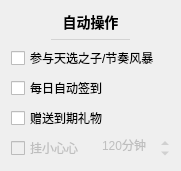
           <widget class="QWidget" name="autoOperatorSettingsCard" native="true">
            <property name="geometry">
             <rect>
              <x>370</x>
              <y>490</y>
              <width>181</width>
              <height>161</height>
             </rect>
            </property>
            <property name="styleSheet">
             <string notr="true">#autoOperatorSettingsCard
{
	background: #f7f7ff;
	border: none;
	border-radius: 5px;
}</string>
            </property>
            <layout class="QVBoxLayout" name="verticalLayout_39">
             <item>
              <widget class="QLabel" name="label_26">
               <property name="sizePolicy">
                <sizepolicy hsizetype="Preferred" vsizetype="Fixed">
                 <horstretch>0</horstretch>
                 <verstretch>0</verstretch>
                </sizepolicy>
               </property>
               <property name="styleSheet">
                <string notr="true">font-size: 14px;
font-weight: 500;</string>
               </property>
               <property name="text">
                <string>自动操作</string>
               </property>
               <property name="alignment">
                <set>Qt::AlignCenter</set>
               </property>
              </widget>
             </item>
             <item>
              <widget class="QWidget" name="widget_21" native="true">
               <property name="minimumSize">
                <size>
                 <width>0</width>
                 <height>1</height>
                </size>
               </property>
               <property name="maximumSize">
                <size>
                 <width>16777215</width>
                 <height>1</height>
                </size>
               </property>
               <property name="styleSheet">
                <string notr="true">background: lightgray;
margin: 40px;</string>
               </property>
              </widget>
             </item>
             <item>
              <widget class="CheckBox1" name="autoLOTCheck">
               <property name="cursor">
                <cursorShape>PointingHandCursor</cursorShape>
               </property>
               <property name="toolTip">
                <string>&lt;html&gt;&lt;head/&gt;&lt;body&gt;&lt;p&gt;自动参加天选时刻抽奖/节奏风暴弹幕&lt;/p&gt;&lt;p&gt;只发送弹幕和关注，需要送礼的不参加&lt;/p&gt;&lt;/body&gt;&lt;/html&gt;</string>
               </property>
               <property name="text">
                <string>参与天选之子/节奏风暴</string>
               </property>
              </widget>
             </item>
             <item>
              <widget class="CheckBox1" name="autoDoSignCheck">
               <property name="cursor">
                <cursorShape>PointingHandCursor</cursorShape>
               </property>
               <property name="toolTip">
                <string>&lt;html&gt;&lt;head/&gt;&lt;body&gt;&lt;p&gt;每天定时签到，按打开自动签到/启动程序的时间来算&lt;/p&gt;&lt;p&gt;第二天生效，适用于长期挂在服务器上&lt;/p&gt;&lt;/body&gt;&lt;/html&gt;</string>
               </property>
               <property name="styleSheet">
                <string notr="true"/>
               </property>
               <property name="text">
                <string>每日自动签到</string>
               </property>
              </widget>
             </item>
             <item>
              <widget class="CheckBox1" name="sendExpireGiftCheck">
               <property name="cursor">
                <cursorShape>PointingHandCursor</cursorShape>
               </property>
               <property name="toolTip">
                <string>&lt;html&gt;&lt;head/&gt;&lt;body&gt;&lt;p&gt;每次开播的时候判断是否有2天内过期的礼物&lt;/p&gt;&lt;p&gt;例如辣条、小心心&lt;/p&gt;&lt;p&gt;若有，则赠予当前主播&lt;/p&gt;&lt;p&gt;未设置房号或Cookie则无效&lt;/p&gt;&lt;/body&gt;&lt;/html&gt;</string>
               </property>
               <property name="text">
                <string>赠送到期礼物</string>
               </property>
              </widget>
             </item>
             <item>
              <layout class="QHBoxLayout" name="horizontalLayout_55">
               <property name="topMargin">
                <number>0</number>
               </property>
               <item>
                <widget class="CheckBox1" name="acquireHeartCheck">
                 <property name="enabled">
                  <bool>false</bool>
                 </property>
                 <property name="cursor">
                  <cursorShape>PointingHandCursor</cursorShape>
                 </property>
                 <property name="toolTip">
                  <string>&lt;html&gt;&lt;head/&gt;&lt;body&gt;&lt;p&gt;连接直播间后保持观看状态，以获得小心心&lt;/p&gt;&lt;p&gt;可配合自动赠送过期礼物&lt;/p&gt;&lt;/body&gt;&lt;/html&gt;</string>
                 </property>
                 <property name="text">
                  <string>挂小心心</string>
                 </property>
                </widget>
               </item>
               <item>
                <widget class="QSpinBox" name="heartTimeSpin">
                 <property name="enabled">
                  <bool>false</bool>
                 </property>
                 <property name="contextMenuPolicy">
                  <enum>Qt::NoContextMenu</enum>
                 </property>
                 <property name="toolTip">
                  <string>每5分钟获取一个小心心，一天最多24个
120分钟后无需再挂机</string>
                 </property>
                 <property name="styleSheet">
                  <string notr="true">QAbstractSpinBox
{
	background: transparent;
}</string>
                 </property>
                 <property name="frame">
                  <bool>false</bool>
                 </property>
                 <property name="alignment">
                  <set>Qt::AlignCenter</set>
                 </property>
                 <property name="suffix">
                  <string>分钟</string>
                 </property>
                 <property name="prefix">
                  <string/>
                 </property>
                 <property name="maximum">
                  <number>1440</number>
                 </property>
                 <property name="singleStep">
                  <number>5</number>
                 </property>
                 <property name="value">
                  <number>120</number>
                 </property>
                </widget>
               </item>
              </layout>
             </item>
            </layout>
           </widget>
